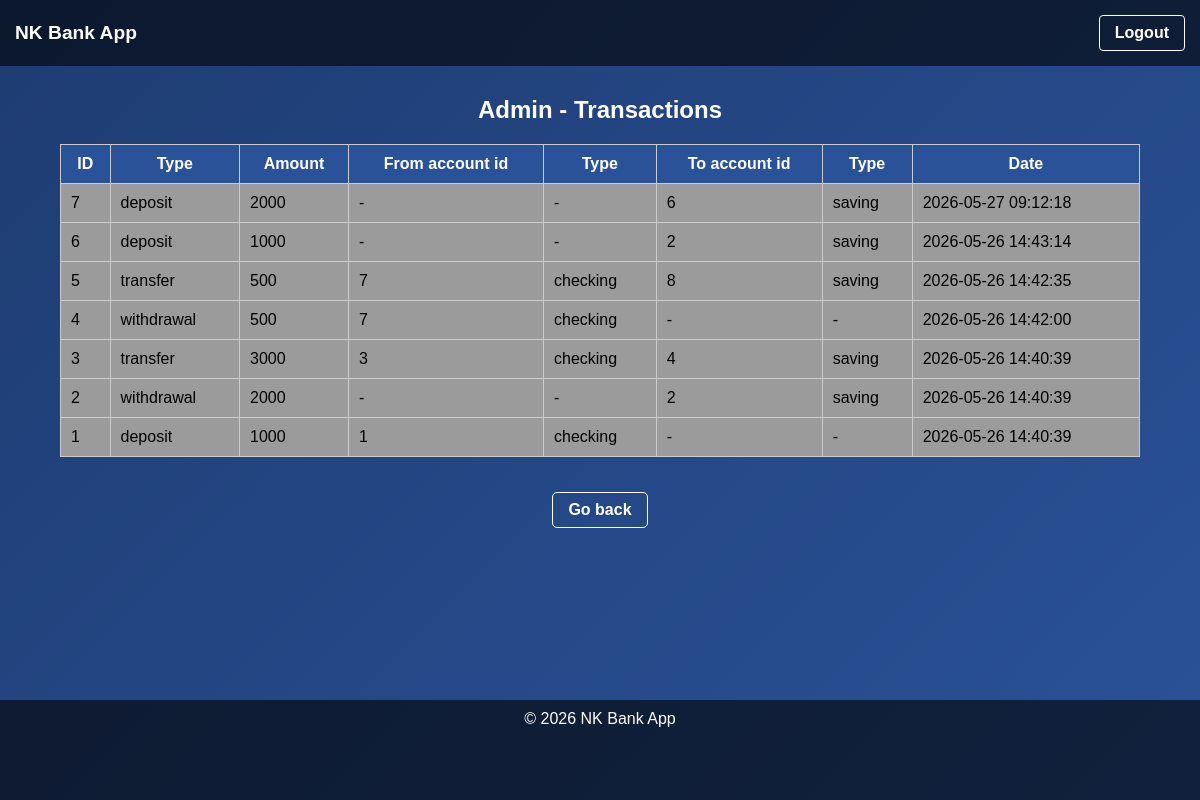
The app's page /?route=admin/transactions (signed in) with its own data.
### tables this page shows
CREATE TABLE transactions 
(
id INTEGER PRIMARY KEY AUTOINCREMENT,
from_account_id INTEGER REFERENCES accounts(id),
to_account_id INTEGER REFERENCES accounts(id),
type TEXT NOT NULL, -- deposit, withdrawal, transfer
amount REAL NOT NULL,
created_at TEXT NOT NULL
);

### src/Repositories/TransactionRepository.php (called while the page is built, shortened)
<?php
class TransactionRepository implements RepositoryInterface {
    private PDO $db;
    public function __construct(PDO $db)
    {
        $this->db = $db;
    }
    public function getAll(): array {
    $stmt = $this->db->query(
            "SELECT
            t.*,
            fa.account_type AS from_account_type,
            ta.account_type AS to_account_type
         FROM transactions AS t
         LEFT JOIN accounts fa ON t.from_account_id = fa.id
         LEFT JOIN accounts ta ON t.to_account_id = ta.id
         ORDER BY t.id DESC"
    );
    return $stmt->fetchAll();
    }
}
?>

### views/admin_transactions.php (the view, shortened to what this page needs)
<?php require __DIR__ . "/partials/header.php"; ?>
<h2 class="page-title">Admin - Transactions</h2>
    <table class="table-spaced">
        <tr>
            <th>ID</th>
            <th>Type</th>
            <th>Amount</th>
            <th>From account id</th>
            <th>Type</th>
            <th>To account id</th>
            <th>Type</th>
            <th>Date</th>
        </tr>
        <?php foreach ($transactions as $taction): ?>
            <tr>
                <td><?= htmlspecialchars($taction["id"]) ?></td>
                <td><?= htmlspecialchars($taction["type"]) ?></td>
                <td><?= htmlspecialchars($taction["amount"]) ?></td>
                <td><?= htmlspecialchars($taction["from_account_id"] ?? '-') ?></td>
                <td><?= htmlspecialchars($taction["from_account_type"] ?? '-') ?></td>
                <td><?= htmlspecialchars($taction["to_account_id"] ?? '-') ?></td>
                <td><?= htmlspecialchars($taction["to_account_type"] ?? '-') ?></td>
                <td><?= htmlspecialchars($taction["created_at"]) ?></td>
            </tr>
        <?php endforeach; ?>
    </table>
<div class="center">
    <a class="back-link" href="?route=dashboard">Go back</a>
</div>
<?php require __DIR__ . "/partials/footer.php"; ?>

### public/style.css (style rules this page uses)
* { box-sizing: border-box; }
body { margin: 0; padding: 0; font-family: Arial, sans-serif; background: linear-gradient( 135deg, #1e3c72, #2a5298 ); min-height: 100vh; display: flex; flex-direction: column; }
table { width: 100%; border-collapse: collapse; background: rgb(156, 155, 155); }
th, td { padding: 10px; border: 1px solid #ccc; }
th { background: #2a5298; color: white; }
.page-title { color: white; text-align: center; margin-top: 30px; }
.center { text-align: center; }
.back-link { display: inline-block; margin-top: 15px; padding: 8px 15px; color: white; font-weight: bold; text-decoration: none; border: 1px solid white; border-radius: 5px; }
.table-spaced { width: 90%; margin: 20px auto; }

### records on screen
transactions: id "7", type "deposit", amount "2000", from_account "-", from_account_type "-", to_account "6", to_account_type "saving", created_at "2026-05-27 09:12:18"
transactions: id "6", type "deposit", amount "1000", from_account "-", from_account_type "-", to_account "2", to_account_type "saving", created_at "2026-05-26 14:43:14"
transactions: id "5", type "transfer", amount "500", from_account "7", from_account_type "checking", to_account "8", to_account_type "saving", created_at "2026-05-26 14:42:35"
transactions: id "4", type "withdrawal", amount "500", from_account "7", from_account_type "checking", to_account "-", to_account_type "-", created_at "2026-05-26 14:42:00"
transactions: id "3", type "transfer", amount "3000", from_account "3", from_account_type "checking", to_account "4", to_account_type "saving", created_at "2026-05-26 14:40:39"
transactions: id "2", type "withdrawal", amount "2000", from_account "-", from_account_type "-", to_account "2", to_account_type "saving", created_at "2026-05-26 14:40:39"
transactions: id "1", type "deposit", amount "1000", from_account "1", from_account_type "checking", to_account "-", to_account_type "-", created_at "2026-05-26 14:40:39"
